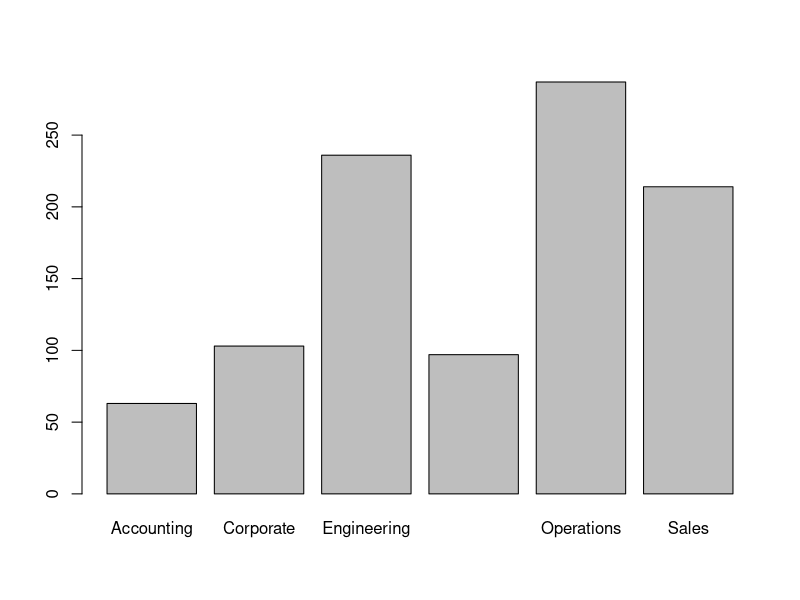
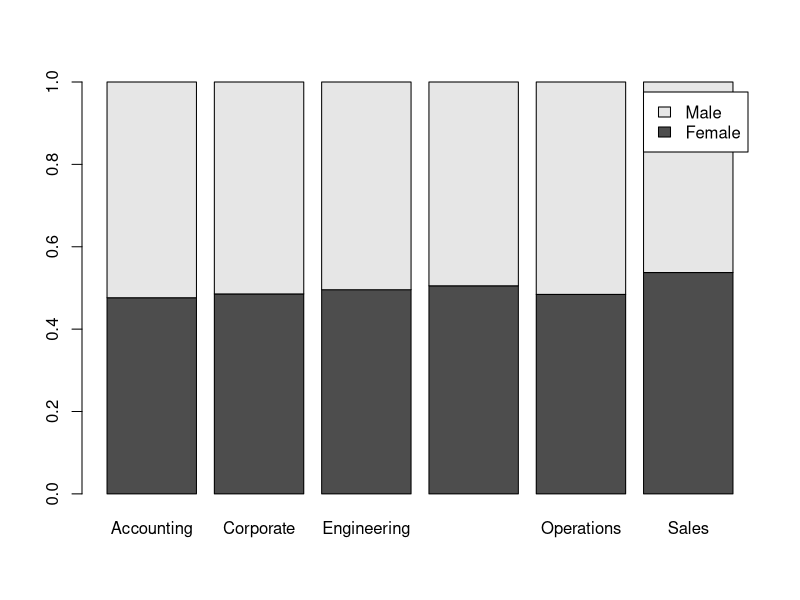
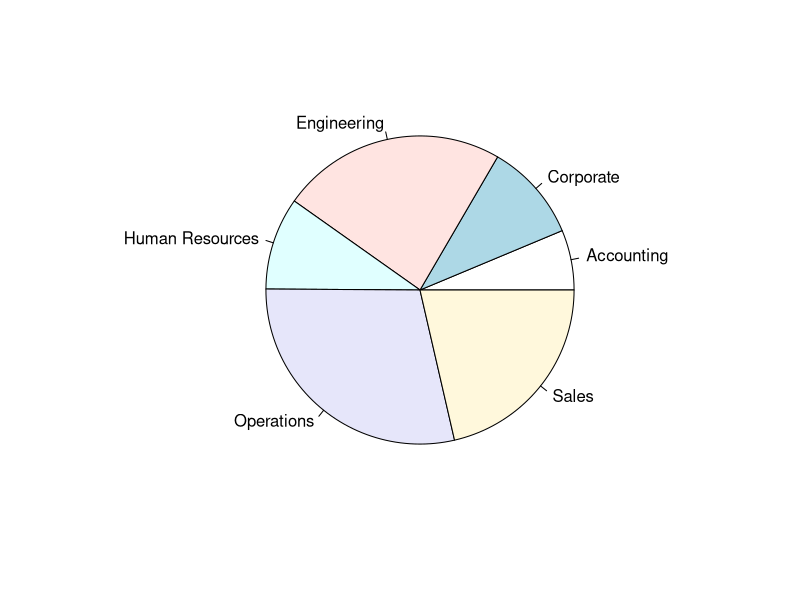

R code for these plots, in order:
library(tidyverse)
employees <- read_csv("_build/data/employee_data.csv")
employees$Salary <- parse_number(employees$Salary)
employees$Start_Date <- parse_date(employees$Start_Date, format = "%m/%d/%Y")
degreeLevels <- c("High School", "Associate's", "Bachelor's", "Master's", "Ph.D")
employees$Degree <- parse_factor(employees$Degree, levels = degreeLevels, ordered = TRUE)

barplot(table(employees$Division))

barplotTable <- prop.table(table(employees$Gender,employees$Division), 2)
barplot(barplotTable, legend=rownames(barplotTable))

pie(table(employees$Division))
